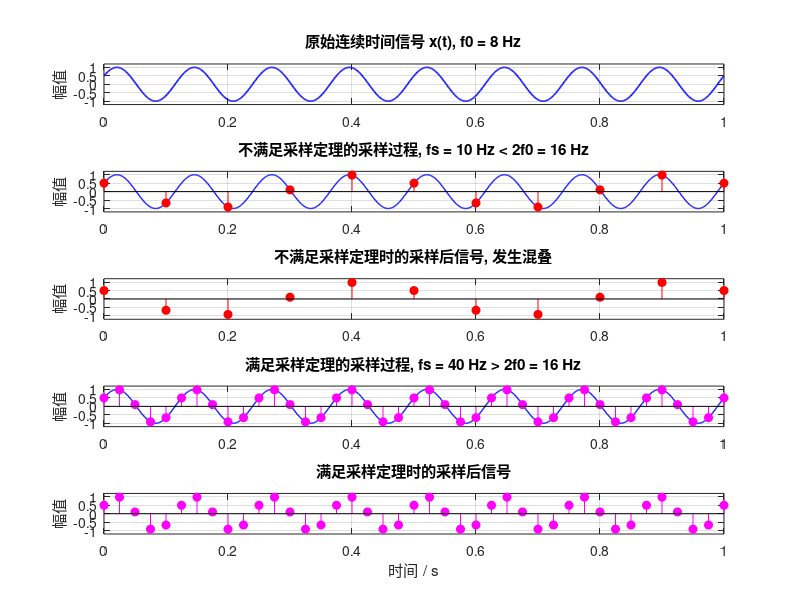

This figure's MATLAB source:
clear; clc; clf;

% 采样定理演示程序
% 对于最高频率为 fmax 的连续时间信号, 若采样频率 fs 满足 fs >= 2*fmax,
% 则采样后的离散序列包含恢复原信号所需的全部信息, 不会发生混叠。
% 其中 2*fmax 称为奈奎斯特采样频率。
% 若 fs < 2*fmax, 则采样点过稀, 不同频率成分会在离散域中重叠,
% 导致采样后的序列错误地表现为另一种低频变化, 这种现象称为混叠。
%
% 本程序使用同一个连续时间正弦信号分别进行两组采样:
% 1) 先展示不满足采样定理的情况, 观察采样过程和混叠后的离散信号;
% 2) 再展示满足采样定理的情况, 观察采样过程和正确的离散信号。

% 原始连续时间信号 x(t) = A*sin(2*pi*f0*t + phi)
A = 1;                    % 信号幅值
f0 = 8;                   % 原始信号频率 8 Hz
phi = pi/6;               % 初相位
T = 1;                    % 观察时长 1 s

% 用高分辨率时间轴近似连续时间信号, 仅用于绘图参考
dt_ref = 0.001;
t_ref = 0:dt_ref:T;
x_ref = A * sin(2*pi*f0*t_ref + phi);

% 不满足采样定理: fs_bad < 2*f0 = 16 Hz, 将产生混叠
fs_bad = 10;
Ts_bad = 1 / fs_bad;
t_bad = 0:Ts_bad:T;
x_bad = A * sin(2*pi*f0*t_bad + phi);

% 满足采样定理: fs_good > 2*f0 = 16 Hz, 可以正确表示原始信号
fs_good = 40;
Ts_good = 1 / fs_good;
t_good = 0:Ts_good:T;
x_good = A * sin(2*pi*f0*t_good + phi);

subplot(5,1,1);
plot(t_ref, x_ref, 'b', 'LineWidth', 1.2);
ylim([-1.2, 1.2]);
grid on;
title('原始连续时间信号 x(t), f0 = 8 Hz');
ylabel('幅值');

subplot(5,1,2);
plot(t_ref, x_ref, 'b', 'LineWidth', 1.0);
hold on;
stem(t_bad, x_bad, 'r', 'filled');
hold off;
ylim([-1.2, 1.2]);
grid on;
title('不满足采样定理的采样过程, fs = 10 Hz < 2f0 = 16 Hz');
ylabel('幅值');

subplot(5,1,3);
stem(t_bad, x_bad, 'r', 'filled');
ylim([-1.2, 1.2]);
grid on;
title('不满足采样定理时的采样后信号, 发生混叠');
ylabel('幅值');

subplot(5,1,4);
plot(t_ref, x_ref, 'b', 'LineWidth', 1.0);
hold on;
stem(t_good, x_good, 'm', 'filled');
hold off;
ylim([-1.2, 1.2]);
grid on;
title('满足采样定理的采样过程, fs = 40 Hz > 2f0 = 16 Hz');
ylabel('幅值');

subplot(5,1,5);
stem(t_good, x_good, 'm', 'filled');
ylim([-1.2, 1.2]);
grid on;
title('满足采样定理时的采样后信号');
xlabel('时间 / s');
ylabel('幅值');
